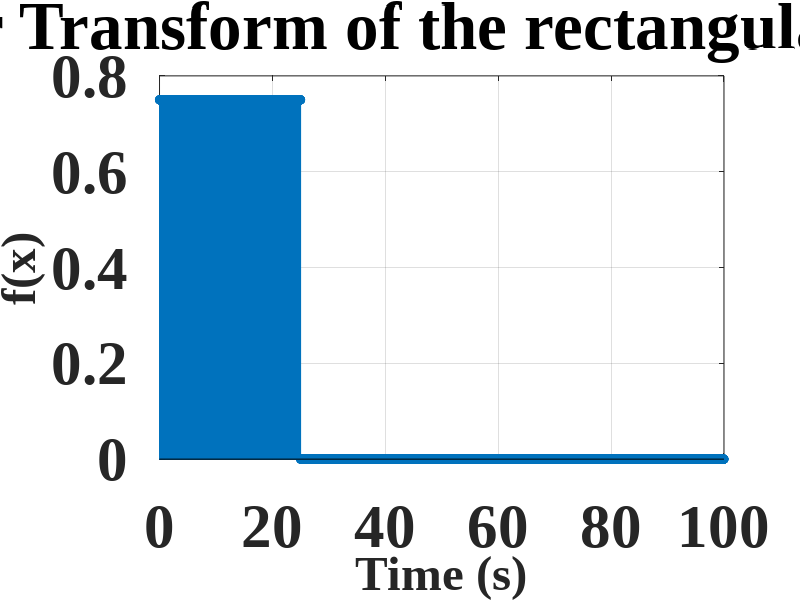
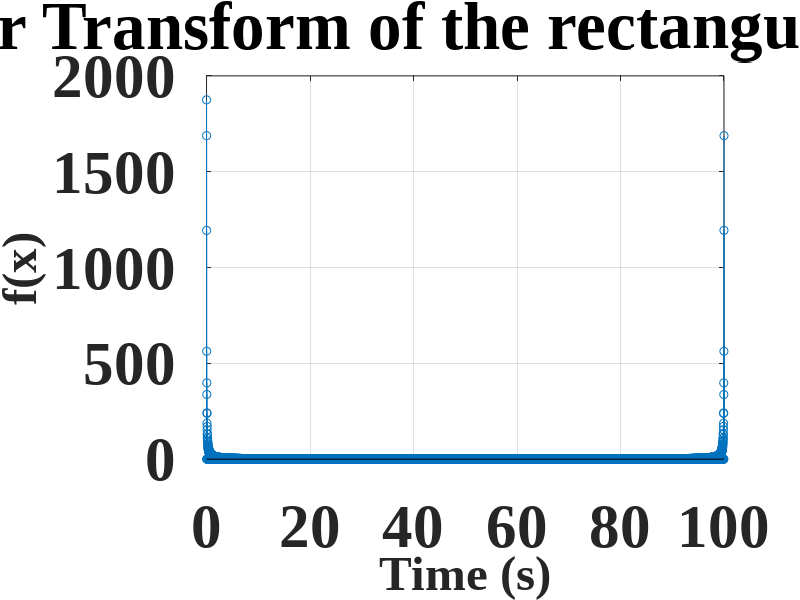
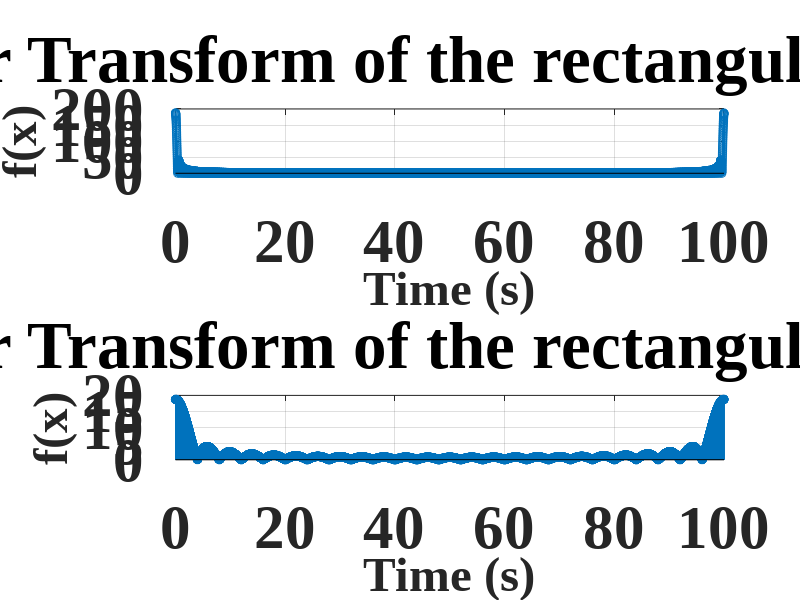
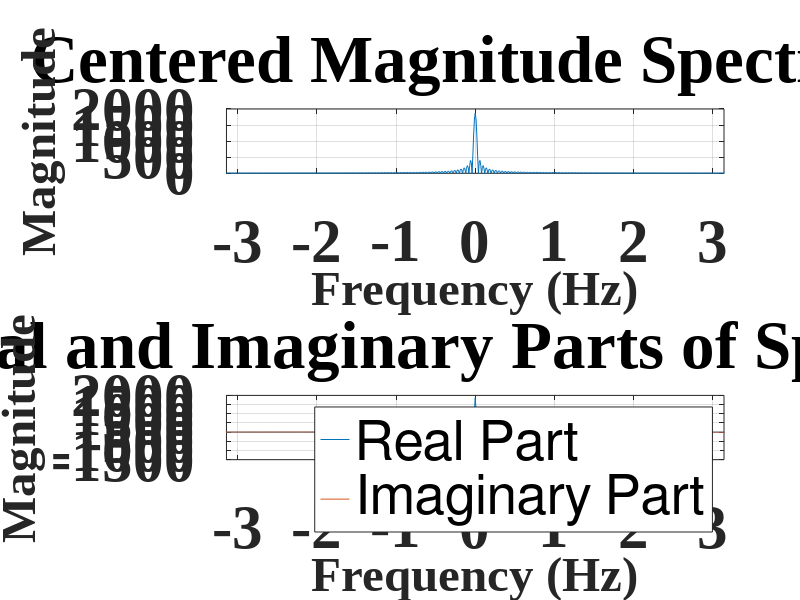

The MATLAB source for these figures, in order:
% 3.1
figure(1);

A=0.75;
w=50;
Ts=0.01;
T=100;
t=0:Ts:T;
x=A*rectpuls(t,w);
stem(t,x);
set(gca, 'FontName', 'Times New Roman', 'FontWeight', 'bold', 'FontSize', 44);
set(gca, 'XGrid', 'on');
set(gca, 'YGrid', 'on');
title('Fourier Transform of the rectangular impulse');
xlabel('Time (s)', 'FontSize', 35);
ylabel('f(x)', 'FontSize', 35);

%3.2
figure(2);

df = 1/T;
Fmax = 1/Ts;
f = 0:df:Fmax;
fft(y = fft(x));
stem(f, abs(y));
set(gca, 'FontName', 'Times New Roman', 'FontWeight', 'bold', 'FontSize', 44);
set(gca, 'XGrid', 'on');
set(gca, 'YGrid', 'on');
title('Fourier Transform of the rectangular impulse');
xlabel('Time (s)', 'FontSize', 35);
ylabel('f(x)', 'FontSize', 35);

% NOTE 4
figure(3);

% Case w = 5
w = 5;
x=A*rectpuls(t,w);
df = 1/T;
Fmax = 1/Ts;
f = 0:df:Fmax;
fft(y = fft(x));

subplot(2, 1, 1);
stem(f, abs(y));
set(gca, 'FontName', 'Times New Roman', 'FontWeight', 'bold', 'FontSize', 44);
set(gca, 'XGrid', 'on');
set(gca, 'YGrid', 'on');
title('Fourier Transform of the rectangular impulse');
xlabel('Time (s)', 'FontSize', 35);
ylabel('f(x)', 'FontSize', 35);

% Case w = 0.5;
w = 0.5;
x=A*rectpuls(t,w);
df = 1/T;
Fmax = 1/Ts;
f = 0:df:Fmax;
fft(y = fft(x));

subplot(2, 1, 2);
stem(f, abs(y));
set(gca, 'FontName', 'Times New Roman', 'FontWeight', 'bold', 'FontSize', 44);
set(gca, 'XGrid', 'on');
set(gca, 'YGrid', 'on');
title('Fourier Transform of the rectangular impulse');
xlabel('Time (s)', 'FontSize', 35);
ylabel('f(x)', 'FontSize', 35);

% 3.3 - 3.4
figure(4);

A=0.75;
w=50;
Ts=0.01;
T=100;
t=0:Ts:T;
x=A*rectpuls(t,w);

df = 1/T;
Fmax = 1/Ts;
f = 0:df:Fmax;
fft(y = fft(x));
yp=fftshift(y);
f1=-Fmax/2:df:Fmax/2;

subplot(2, 1 , 1);
plot(f1, abs(yp));
set(gca, 'FontName', 'Times New Roman', 'FontWeight', 'bold', 'FontSize', 44);
set(gca, 'XGrid', 'on');
set(gca, 'YGrid', 'on');
xlim([-pi, pi]);
title('Centered Magnitude Spectrum');
xlabel('Frequency (Hz)', 'FontSize', 35);
ylabel('Magnitude', 'FontSize', 35);


yp = fftshift(y);
f1 = -Fmax/2:df:Fmax/2;
subplot(2,1,2);
plot(f1, real(yp), f1, imag(yp));
set(gca, 'FontName', 'Times New Roman', 'FontWeight', 'bold', 'FontSize', 44);
set(gca, 'XGrid', 'on');
set(gca, 'YGrid', 'on');#
xlim([-pi, pi]);
xlabel('Frequency (Hz)', 'FontSize', 35);
ylabel('Magnitude', 'FontSize', 35);
title('Real and Imaginary Parts of Spectrum');
legend('Real Part', 'Imaginary Part');


